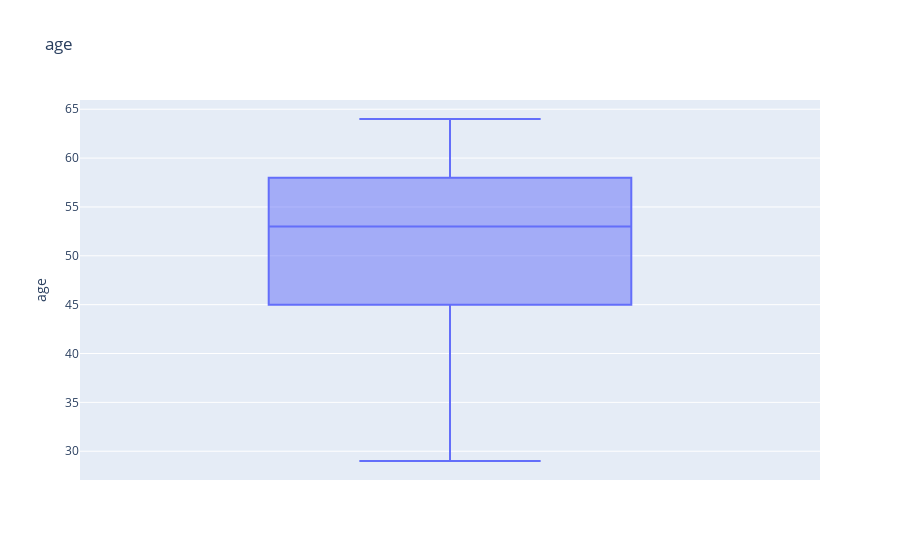
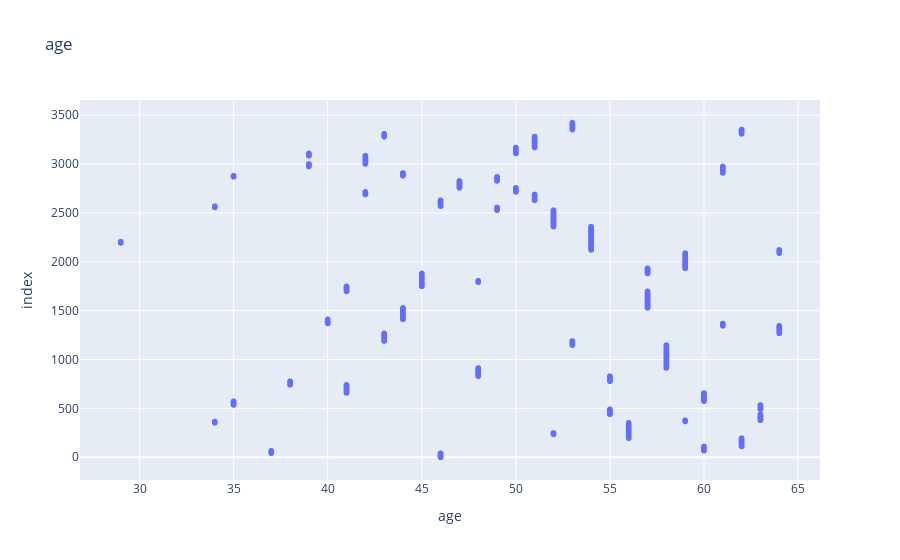
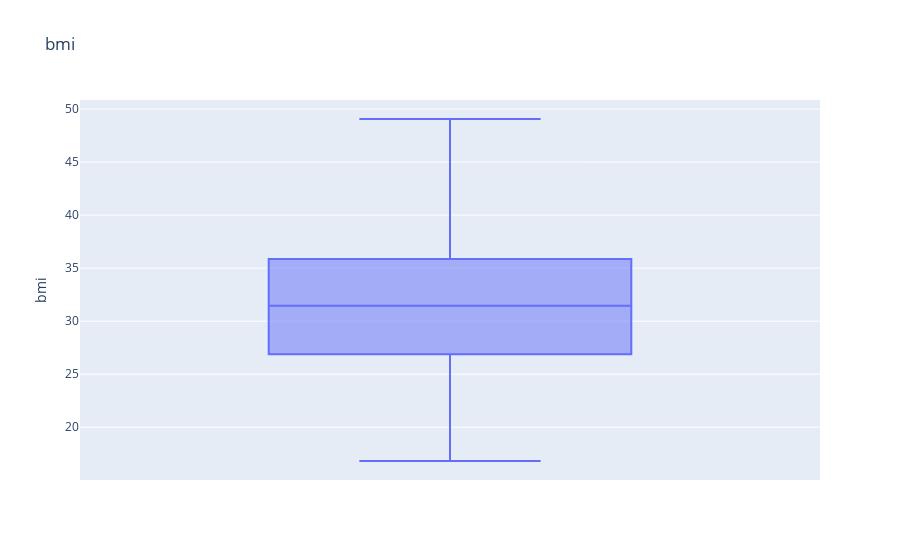
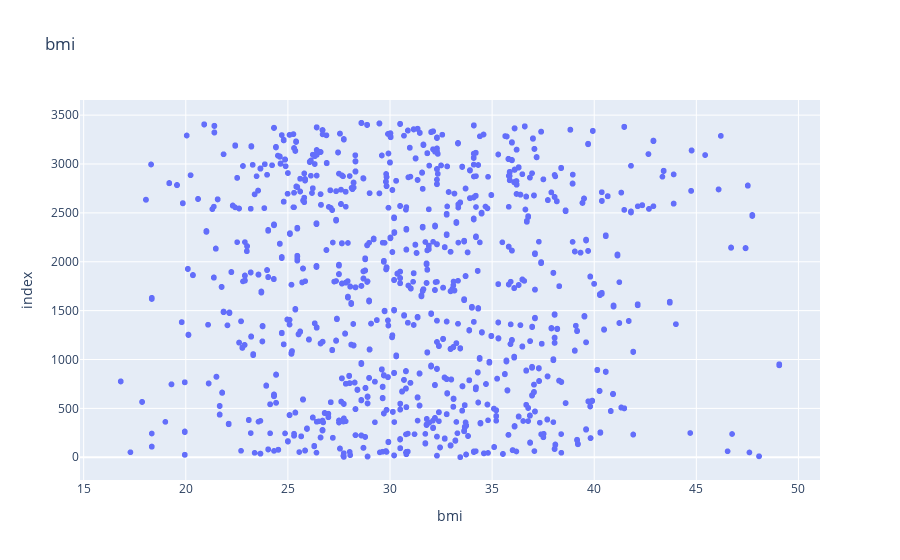

These figures' notebook cell, in order:
### Markdown cell above
### Outliers

### Code cell
#Using a boxplot to determine if the numerical_continuous contains outliers (Histogram would come in handy too)
for var in numerical_continuous:
    fig = px.box(df_all, y=var, title=var,)
    fig.show()
    
    fig = px.scatter(df_all, x=var, size_max=60,title=var)
    fig.show()

### Figure 1 — Plotly figure (JSON) as saved in the notebook; plotly's stock layout.template omitted (floating-point values rounded to 4 significant figures; data arrays with more than 128 entries replaced by an {"elided": "..."} marker saying what was removed)
{"data": [{"alignmentgroup": "True", "hovertemplate": "age=%{y}<extra></extra>", "legendgroup": "", "marker": {"color": "#636efa"}, "name": "", "notched": false, "offsetgroup": "", "orientation": "v", "showlegend": false, "type": "box", "x0": " ", "xaxis": "x", "y": {"elided": "3423 int values"}, "y0": " ", "yaxis": "y"}], "layout": {"boxmode": "group", "legend": {"tracegroupgap": 0}, "title": {"text": "age"}, "xaxis": {"anchor": "y", "domain": [0, 1]}, "yaxis": {"anchor": "x", "domain": [0, 1], "title": {"text": "age"}}}}

### Figure 2 — Plotly figure (JSON) as saved in the notebook; plotly's stock layout.template omitted (floating-point values rounded to 4 significant figures; data arrays with more than 128 entries replaced by an {"elided": "..."} marker saying what was removed)
{"data": [{"hovertemplate": "age=%{x}<br>index=%{y}<extra></extra>", "legendgroup": "", "marker": {"color": "#636efa", "symbol": "circle"}, "mode": "markers", "name": "", "showlegend": false, "type": "scattergl", "x": {"elided": "3423 int values"}, "xaxis": "x", "y": {"elided": "3423 int values"}, "yaxis": "y"}], "layout": {"legend": {"tracegroupgap": 0}, "title": {"text": "age"}, "xaxis": {"anchor": "y", "domain": [0, 1], "title": {"text": "age"}}, "yaxis": {"anchor": "x", "domain": [0, 1], "title": {"text": "index"}}}}

### Figure 3 — Plotly figure (JSON) as saved in the notebook; plotly's stock layout.template omitted (floating-point values rounded to 4 significant figures; data arrays with more than 128 entries replaced by an {"elided": "..."} marker saying what was removed)
{"data": [{"alignmentgroup": "True", "hovertemplate": "bmi=%{y}<extra></extra>", "legendgroup": "", "marker": {"color": "#636efa"}, "name": "", "notched": false, "offsetgroup": "", "orientation": "v", "showlegend": false, "type": "box", "x0": " ", "xaxis": "x", "y": {"elided": "3423 float values"}, "y0": " ", "yaxis": "y"}], "layout": {"boxmode": "group", "legend": {"tracegroupgap": 0}, "title": {"text": "bmi"}, "xaxis": {"anchor": "y", "domain": [0, 1]}, "yaxis": {"anchor": "x", "domain": [0, 1], "title": {"text": "bmi"}}}}

### Figure 4 — Plotly figure (JSON) as saved in the notebook; plotly's stock layout.template omitted (floating-point values rounded to 4 significant figures; data arrays with more than 128 entries replaced by an {"elided": "..."} marker saying what was removed)
{"data": [{"hovertemplate": "bmi=%{x}<br>index=%{y}<extra></extra>", "legendgroup": "", "marker": {"color": "#636efa", "symbol": "circle"}, "mode": "markers", "name": "", "showlegend": false, "type": "scattergl", "x": {"elided": "3423 float values"}, "xaxis": "x", "y": {"elided": "3423 int values"}, "yaxis": "y"}], "layout": {"legend": {"tracegroupgap": 0}, "title": {"text": "bmi"}, "xaxis": {"anchor": "y", "domain": [0, 1], "title": {"text": "bmi"}}, "yaxis": {"anchor": "x", "domain": [0, 1], "title": {"text": "index"}}}}
